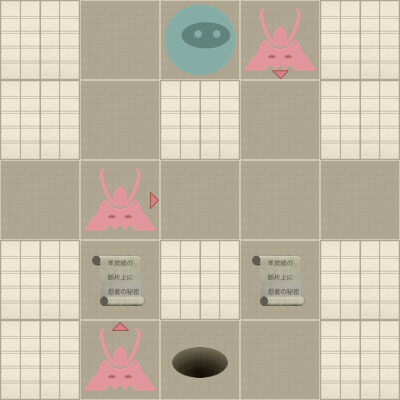

This is a level from a 2D game, rendered from its Tiled map with the project's own tilesets. A one-line summary and the map file follow, with tile-layer data summarised:
An orthogonal 5x5 tile map with 80x80 px tiles, 2 tile layers (Level, Actors).

<map version="1.0" orientation="orthogonal" width="5" height="5" tilewidth="80" tileheight="80">
 <properties>
  <property name="moves" value="6" />
 </properties>
 <tileset firstgid="1" name="tiles" tilewidth="80" tileheight="80" spacing="2" margin="2">
  <image source="tiles-hd.png" width="512" height="512" />
  <tile id="0">
   <properties>
    <property name="actor" value="exit" />
   </properties>
  </tile>
  <tile id="2">
   <properties>
    <property name="actor" value="guard" />
    <property name="direction" value="down" />
   </properties>
  </tile>
  <tile id="3">
   <properties>
    <property name="actor" value="guard" />
    <property name="direction" value="left" />
   </properties>
  </tile>
  <tile id="4">
   <properties>
    <property name="actor" value="guard" />
    <property name="direction" value="right" />
   </properties>
  </tile>
  <tile id="5">
   <properties>
    <property name="actor" value="guard" />
    <property name="direction" value="up" />
   </properties>
  </tile>
  <tile id="7">
   <properties>
    <property name="actor" value="player" />
   </properties>
  </tile>
  <tile id="8">
   <properties>
    <property name="actor" value="scroll" />
   </properties>
  </tile>
  <tile id="9">
   <properties>
    <property name="wall" value="1" />
   </properties>
  </tile>
 </tileset>
 <layer name="Level" width="5" height="5">
  <data>[25 cells, 25 non-empty, 2 distinct tile ids]</data>
 </layer>
 <layer name="Actors" width="5" height="5">
  <data>[25 cells, 7 non-empty, 6 distinct tile ids]</data>
 </layer>
</map>
